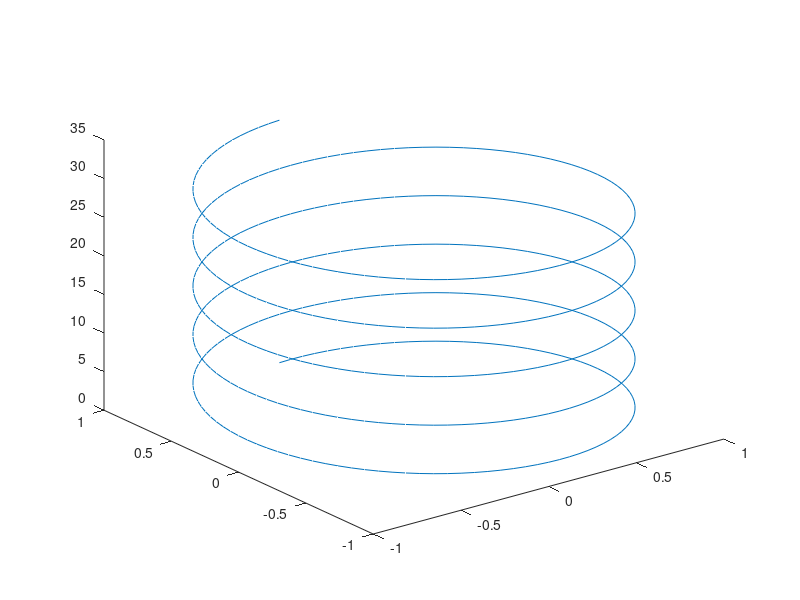
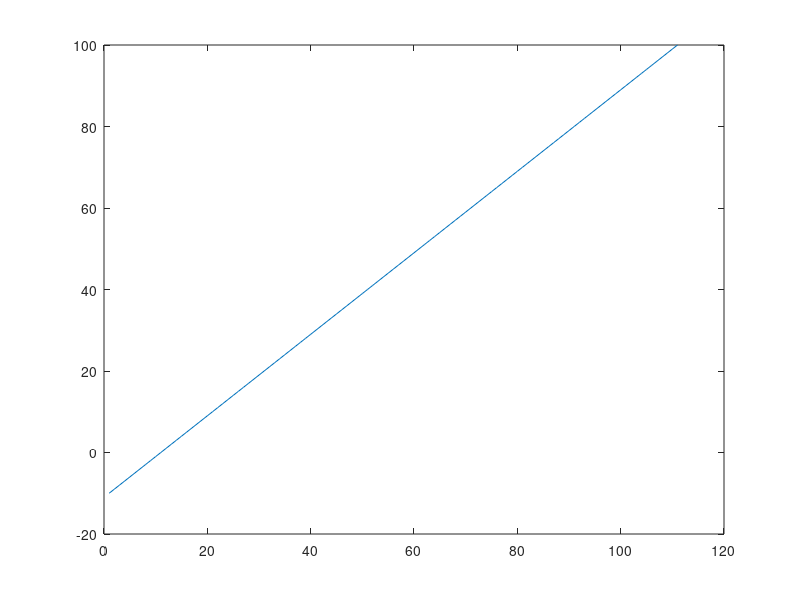

MATLAB code for these plots, in order:
% Plot a helix(3D)
t = 0:pi/50:pi*10;
plot3(sin(t),cos(t),t);
% saveas(gcf,'3D_Plot','svg');
figure;             % Creates a new figure window
x = -10:100;
plot(x);
%close all;         Closes all figures, you can specify number too
